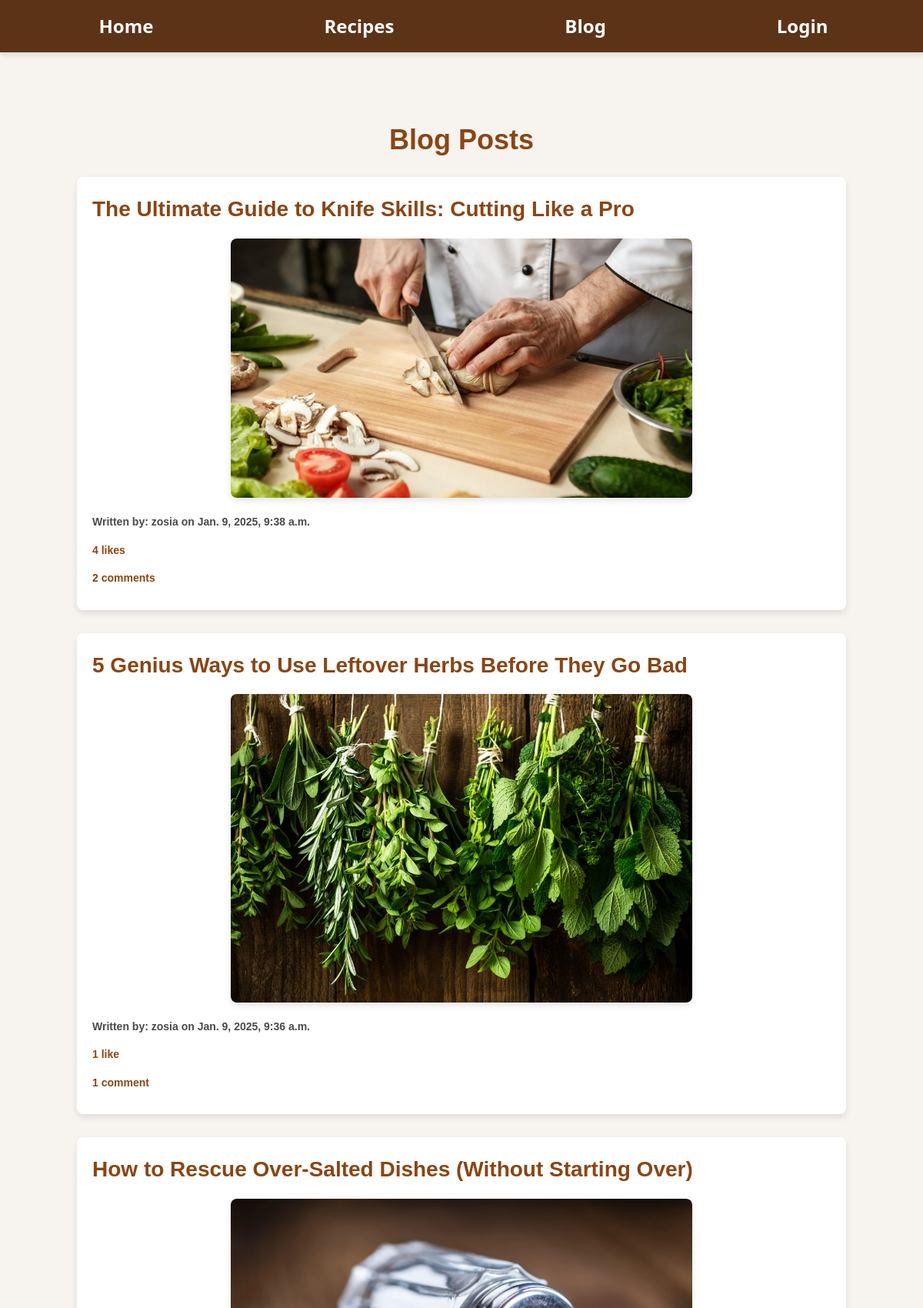
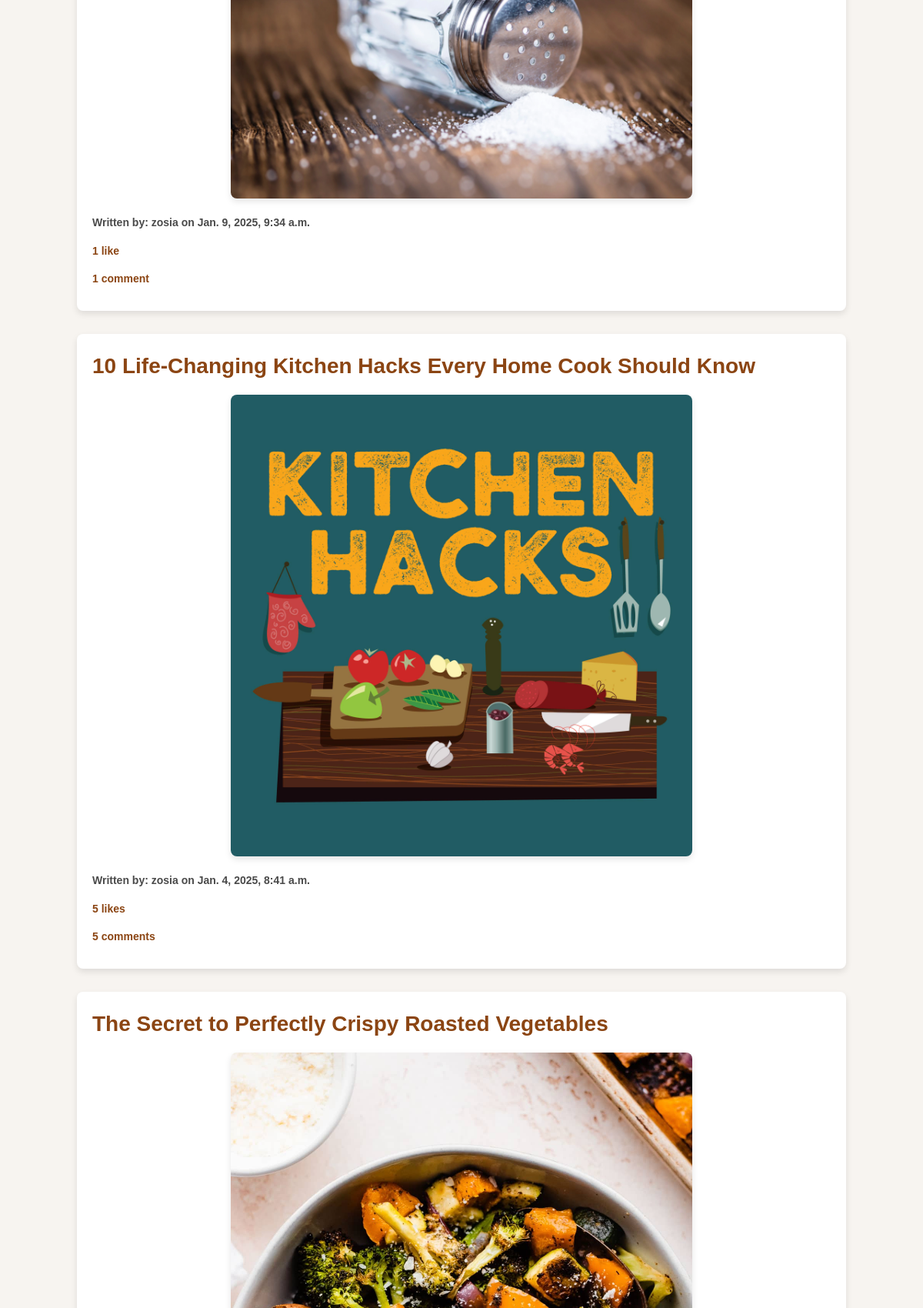
Screenshot of /blog/ (upper part) with the database file from the repository (2 pictures, top to bottom).
### blog/models.py (models this page shows, shortened)
class BlogPost(models.Model):
    title = models.CharField(max_length=200)
    content = models.TextField()
    image = models.ImageField(upload_to='blog_images/', null=True, blank=True)
    author = models.ForeignKey(User, on_delete=models.CASCADE)
    created_at = models.DateTimeField(auto_now_add=True)
    saved_by = models.ManyToManyField(User, related_name='saved_posts', blank=True)
    likes = models.ManyToManyField(User, related_name='liked_posts', blank=True)

### blog/views.py (the view)
# urls.py: path('blog/', views.blog_list, name='blog_list'),
def blog_list(request):
    blog_posts = BlogPost.objects.all().order_by('-created_at')
    return render(request, 'blog/blog_list.html', {'blog_posts': blog_posts})

### blog/templates/blog/blog_list.html (shortened to what this page needs)
{% extends "blog/base.html" %}
{% block content %}
<div class="blog-list-page">
    <h1>Blog Posts</h1>
    <ul class="blog-posts">
        {% for blog_post in blog_posts %}
        <li class="blog-post">
            <a href="{% url 'blog_detail' blog_post.pk %}" class="blog-post-title">{{ blog_post.title }}</a>
            {% if blog_post.image %}
            <div class="blog-post-image">
                <img src="{{ blog_post.image.url }}" alt="{{ blog_post.title }}" class="small-image">
            </div>
            {% endif %}
            <p class="blog-post-meta">Written by: {{ blog_post.author.username }} on {{ blog_post.created_at }}</p>
            {% if blog_post.likes.count > 0 %}
            <p class="blog-post-likes">{{ blog_post.likes.count }} like{{ blog_post.likes.count|pluralize }}</p>
            {% endif %}
            {% if blog_post.comments.count > 0 %}
            <p class="blog-post-comments">{{ blog_post.comments.count }} comment{{ blog_post.comments.count|pluralize }}</p>
            {% endif %}
        </li>
        {% endfor %}
    </ul>
</div>
{% endblock %}

### blog/static/blog/css/styles.css (style rules this page uses)
body { font-family: "Arial Nova Light", sans-serif; margin: 0; padding: 0; background-color: #f7f4f0; color: #4a4a4a; line-height: 1.6; font-weight: bold; }
.blog-list-page { background-color: #f7f4f0; padding: 20px; max-width: 1000px; margin: 0 auto; }
h1 { text-align: center; font-size: 36px; color: #8b4513; margin-bottom: 20px; }
.blog-posts { list-style-type: none; padding: 0; margin: 0; }
.blog-post { background-color: #ffffff; padding: 20px; margin-bottom: 30px; border-radius: 8px; box-shadow: 0 4px 8px rgba(0, 0, 0, 0.1); }
.blog-post-title { font-size: 28px; color: #8b4513; text-decoration: none; font-weight: bold; display: block; margin-bottom: 15px; }
.blog-post-meta { font-size: 14px; color: #4a4a4a; margin-bottom: 10px; }
.blog-post-likes, .blog-post-comments { font-size: 14px; color: #8b4513; margin-bottom: 10px; }
.blog-post-image { text-align: center; margin-bottom: 15px; }
.small-image { width: 100%; max-width: 400px; height: auto; border-radius: 8px; box-shadow: 0 4px 8px rgba(0, 0, 0, 0.1); }
.small-image { width: 100%; max-width: 600px; height: auto; margin-bottom: 20px; display: block; border-radius: 8px; box-shadow: 0 4px 8px rgba(0, 0, 0, 0.1); margin-left: auto; margin-right: auto; }

### rows the page displays
BlogPost: title "The Ultimate Guide to Knife Skills: Cutting Like a Pro", image (picture), author.username "zosia", created_at "Jan. 9, 2025, 9:38 a.m.", likes.count "4", comments.count "2"
BlogPost: title "5 Genius Ways to Use Leftover Herbs Before They Go Bad", image (picture), author.username "zosia", created_at "Jan. 9, 2025, 9:36 a.m.", likes.count "1", comments.count "1"
BlogPost: title "How to Rescue Over-Salted Dishes (Without Starting Over)", image (picture), author.username "zosia", created_at "Jan. 9, 2025, 9:34 a.m.", likes.count "1", comments.count "1"
BlogPost: title "10 Life-Changing Kitchen Hacks Every Home Cook Should Know", image (picture), author.username "zosia", created_at "Jan. 4, 2025, 8:41 a.m.", likes.count "5", comments.count "5"
BlogPost: title "The Secret to Perfectly Crispy Roasted Vegetables", image (picture)
